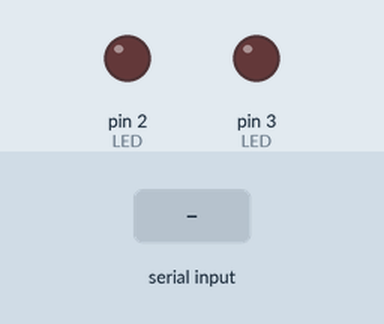
Simulated run of this sketch. Board: Arduino Uno, built with avr-gcc and run on an emulated ATmega328P. Shown: output pins drawn as LEDs (lit = HIGH). The test bench sets the inputs (shaded band). What the sketch prints to the serial monitor is not drawn.

Above: at 1.2 s.
1.3 s: "A" received over Serial
At 2.4 s:
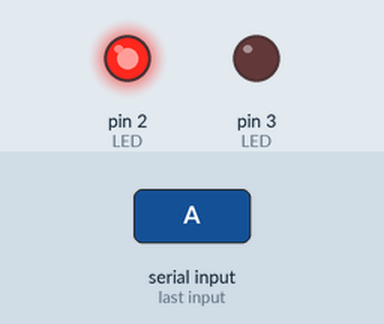
2.8 s: "B" received over Serial
At 3.5 s:
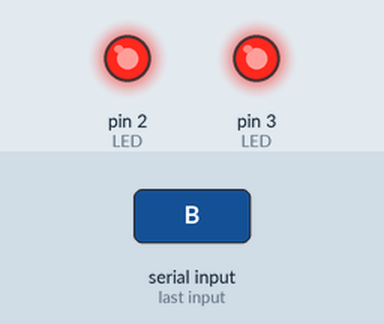
4.3 s: "a" received over Serial
At 4.7 s:
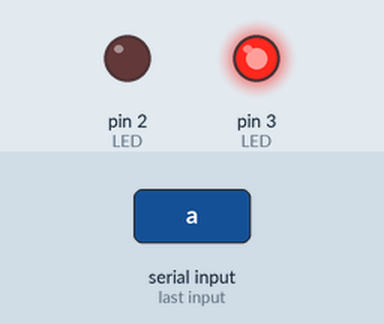
5.8 s: "b" received over Serial
At 7.0 s:
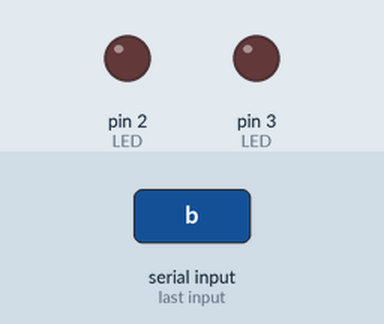
Timing chart, 0 to 8.3 s (numbered marks = the images above; inputs shaded):
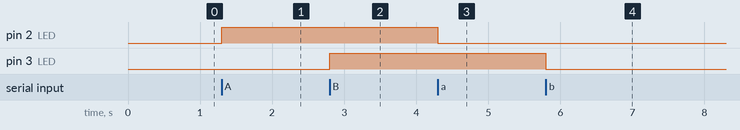

Measured:
- after the input at 1.3 s, pin 2 (LED): LOW → HIGH at once
- after the input at 2.8 s, pin 3 (LED): LOW → HIGH at once
- after the input at 4.3 s, pin 2 (LED): HIGH → LOW at once
- after the input at 5.8 s, pin 3 (LED): HIGH → LOW at once

The sketch:

sketch.ino
```cpp
char data = 0;

void setup() {
  Serial.begin(9600);
  Serial.println("Bluetooth Simulation Ready");
  pinMode(2, OUTPUT);  // LED 1
  pinMode(3, OUTPUT);  // LED 2
}

void loop() {
  if (Serial.available()) {
    data = Serial.read();
    if (data == 'A')       digitalWrite(2, HIGH);
    else if (data == 'a')  digitalWrite(2, LOW);
    else if (data == 'B')  digitalWrite(3, HIGH);
    else if (data == 'b')  digitalWrite(3, LOW);
  }
}
```
